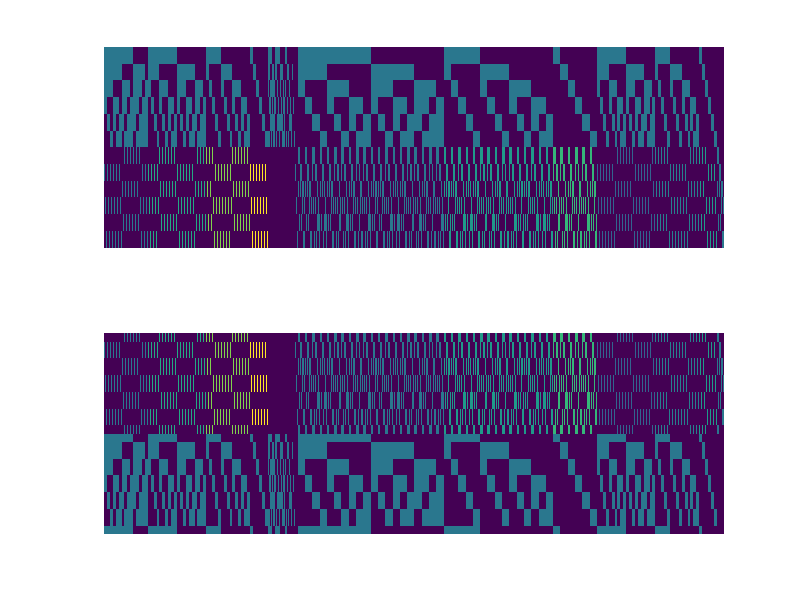

Reproduce this figure in MATLAB. (Note: this script raises an error after producing the figure.)
% matlab code for
% "Lower bounds on the rank and symmetric rank of real tensors"
% by Kexin Wang and Anna Seigal

% to illustrate the results in Section 5,
% to find a real counter-example to Comon's conjecture of order 6

% we use the tensorlab toolbox for their functions cpdgen and tens2mat

%% Figure 2: illustrating the sets W1 and W2

% set the value of n
n = 6;

% construct alpha_i in R^{2n} as the columns of matrix alpha
alpha = zeros(2*n,n); 
for i = 1:n
    alpha(2*i-1,i) = 1;
    alpha(2*i,i) = 1;
end

% initialising the 16 types of vector u with u^{\otimes 5} in W1 
W1 = {};
for i = 1:16
    W1{i} = zeros(4*n,0);
end

% constructing the vectors u with u^{\otimes 5} in W1
% vectors u depending on four i-indices
t1 = 1;
t5 = 1;
for i1 = 1:n
    for i2 = i1+1:n 
        for i3 =i2+1:n
            for i4 = i3+1:n
                b = zeros(4*n,1);
                b(1:2*n) = alpha(:,i1) + alpha(:,i2) + alpha(:,i3) + alpha(:,i4);
                W1{5}(:,t5) = b;
                t5 = t5+ 1;
                for k1 = 1:n
                    b = zeros(4*n,1);
                    b(1:2*n) = alpha(:,i1) + alpha(:,i2) + alpha(:,i3) + alpha(:,i4);
                    b(2*n+1:4*n) = alpha(:,k1);
                    W1{1}(:,t1) = b;
                    t1 = t1+ 1;
                end
            end
        end
    end
end
% vectors u depending on three i-indices
t2 = 1;
t6 = 1;
t10 = 1;
t13 = 1;
for i1 = 1:n
    for i2 = i1+1:n
        for i3 =i2+1:n
            b = zeros(4*n,1);
            b(1:2*n) = alpha(:,i1) + alpha(:,i2) + alpha(:,i3);
            W1{6}(:,t6) = b;
            t6 = t6 + 1;
            for k1 = 1:n
                b = zeros(4*n,1);
                b(1:2*n) = alpha(:,i1) + alpha(:,i2) + alpha(:,i3);
                b(2*n+1:4*n) = ((n-3)/(n-4))*alpha(:,k1);
                W1{2}(:,t2) = b;
                t2 = t2+ 1;
                b(2*n+1:4*n) = ((n-2)/(n-1))*alpha(:,k1);
                W1{13}(:,t13) = b;
                t13 = t13 + 1;
                for k2 = k1+1:n
                    b = zeros(4*n,1);
                    b(1:2*n) = alpha(:,i1) + alpha(:,i2) + alpha(:,i3);
                    b(2*n+1:4*n) = alpha(:,k1) + alpha(:,k2);
                    W1{10}(:,t10) = b;
                    t10 = t10 + 1;
                end
            end
        end
    end
end
% vectors u depending on two i-indices
t11 = 1;
t3 = 1;
t7 = 1;
t14 = 1;
for i1 = 1:n
    for i2 = i1+1:n
        b = zeros(4*n,1);
        b(1:2*n) = alpha(:,i1) + alpha(:,i2);
        W1{7}(:,t7) = b;
        t7 = t7 + 1;
        for k1 = 1:n
            b = zeros(4*n,1);
            b(1:2*n) = alpha(:,i1) + alpha(:,i2);
            b(2*n+1:4*n) = ((n-2)/(n-4))*alpha(:,k1);
            W1{3}(:,t3) = b;
            t3 = t3 + 1;
            b(2*n+1:4*n) = ((n-2)^2)/((n-3)*(n-1))*alpha(:,k1);
            W1{14}(:,t14) = b;
            t14 = t14 + 1;
            for k2 = k1+1:n
                b = zeros(4*n,1);
                b(1:2*n) = alpha(:,i1) + alpha(:,i2);
                b(2*n+1:4*n) = ((n-2)/(n-3))*(alpha(:,k1) + alpha(:,k2));
                W1{11}(:,t11) = b;
                t11 = t11 + 1;
            end
        end
    end
end
% vectors u depending on one i-index
t4 = 1;
t8 = 1;
t12 = 1;
t15 = 1;
for i1 = 1:n
    b = zeros(4*n,1);
    b(1:2*n) = alpha(:,i1);
    W1{8}(:,t8) = b;
    t8 = t8 + 1;
    for k1 = 1:n
        b = zeros(4*n,1);
        b(1:2*n) = alpha(:,i1);
        b(2*n+1:4*n) = ((n-1)/(n-4))*alpha(:,k1);
        W1{4}(:,t4) = b;
        t4 = t4 + 1;
        b(2*n+1:4*n) = ((n-2)/(n-3))*alpha(:,k1);
        W1{15}(:,t15) = b;
        t15 = t15 + 1;
        for k2 = k1+1:n
            b = zeros(4*n,1);
            b(1:2*n) = alpha(:,i1);
            b(2*n+1:4*n) = ((n-1)/(n-3))*(alpha(:,k1) + alpha(:,k2));
            W1{12}(:,t12) = b;
            t12 = t12 + 1;
        end
    end
end
% vectors u depending on no i-indices
t9 = 1;
t16 = 1;
for k1 = 1:n
    b = zeros(4*n,1);
    b(2*n+1:4*n) = alpha(:,k1);
    W1{9}(:,t9) = b;
    t9 = t9 + 1;
    for k2 = k1+1:n
        b = zeros(4*n,1);
        b(2*n+1:4*n) = alpha(:,k1) + alpha(:,k2);
        W1{16}(:,t16) = b;
        t16 = t16 + 1;
    end
end

% collecting the u vectors together into the matrix W1all 
W1all = zeros(4*n,0);
for i = 1:16
    W1all = [W1all, W1{i}];
end

% constructing the vectors u with u^{\otimes 5} in W2 from the matrix W1all 
W2all = zeros(size(W1all));
W2all(1:2*n-1,:) = W1all(2*n+2:end,:);
W2all(2*n,:) = W1all(2*n+1,:);
W2all(2*n+1:4*n-1,:) = W1all(2:2*n,:);
W2all(4*n,:) = W1all(1,:);

% plotting the matrices W1all and W2all
subplot(2,1,1)
imagesc(W1all)
axis off
subplot(2,1,2)
imagesc(W2all)
axis off

%% Proposition 5.3: the clones of certain monomials are in span W

%% Lemma A.1
% the clone of x^4 y is in span W1
% note: uses tensorlab for the function cpdgen
% note: uses the list W1, see above, for some n \geq 5

% building 16 tensors sum u^{\otimes 5}, for the 16 types of W1 vector
T = {};
for i = 1:16
    T{i} = cpdgen({W1{i},W1{i},W1{i},W1{i},W1{i}});
end

% summing them together to get the linear combination 
coeff{1} = 1;
coeff{2} = -((n-4)^2)/(n-3);
coeff{3} = ((n-3)*(n-4)^2)/(2*(n-2));
coeff{4} = -((n-2)*(n-3)*(n-4)^2)/(6*(n-1));
coeff{5} = -n;
coeff{6} = (n-4)^2*n/(n-3);
coeff{7} = -(n-3)*(n-4)^2*n/(2*(n-2));
coeff{8} = ((n-2)*(n-3)*((n-4)^2)*n)/(6*(n-1));
coeff{9} = -(nchoosek(n,4) - ((n-3)^4/(n-4)^3)*nchoosek(n,3) + ((n-3)*(n-2)^4/(2*(n-4)^3))*nchoosek(n,2) - (n-2)*(n-3)*((n-1)^4)*n/(6*(n-4)^3));
bigT = zeros(4*n,4*n,4*n,4*n,4*n);
for i = 1:9
    bigT = bigT + coeff{i}*T{i};
end

% showing that the tensor bigT is a clone, by constructing 2x2x2x2x2 tensors
% of the minimum and maximum on each 2nx2nx2nx2nx2n block, and showing that 
% the two tensors are the same
E = [1:2*n; 2*n+1:4*n]; % first row is indices in E second row is indices in mathcal(E)
minT = zeros(2,2,2,2,2);
maxT = zeros(2,2,2,2,2);
for i1 = 1:2
    for i2 = 1:2
        for i3 = 1:2
            for i4 = 1:2
                for i5 = 1:2
                    subT = bigT(E(i1),E(i2),E(i3),E(i4),E(i5));
                    subT = subT(:);
                    minT(i1,i2,i3,i4,i5) = min(subT);
                    maxT(i1,i2,i3,i4,i5) = max(subT);
                end
            end
        end
    end
end
norm(minT(:)-maxT(:)) % this norm is zero, so bigT is a clone 
% plotting the flattening of minT, to see that it is x^4 y
minM = tens2mat(minT,[1 2],[3 4 5]);
imagesc(minM)

%% Lemma A.2

% the clone of x^3 y^2 is in span W1
% note: uses tensorlab for the function cpdgen
% note: uses the list W1, see above, for some n \geq 4

% building 16 tensors sum u^{\otimes 5}, for the 16 types of W1 vector
S = {};
for i = 1:16
    S{i} = cpdgen({W1{i},W1{i},W1{i},W1{i},W1{i}});
end
coeff{1} = 0;
coeff{2} = 0;
coeff{3} = 0;
coeff{4} = 0;
coeff{5} = 0;
coeff{6} = -(nchoosek(n,2)-(n-1)^2*n/(n-2));
coeff{7} = -(-nchoosek(n,2)*(n-3)^3/(n-2)^2+(n-1)^2*(n-3)^3*n/(n-2)^3);
coeff{8} = -(nchoosek(n,2)*(n-2)*(n-3)^3/(2*(n-1)^2)-(n-3)^3*n/2);
coeff{9} = -(-((n-2)^4/(n-1)^3)*nchoosek(n,3)+((n-2)^7/((n-3)^2*(n-1)^3))*nchoosek(n,2)-(n-2)^5*n/(2*(n-3)^2));
coeff{10} = 1;
coeff{11} = -(n-3)^3/(n-2)^2;
coeff{12} = (n-2)*(n-3)^3/(2*(n-1)^2);
coeff{13} = -(n-1)^2/(n-2);
coeff{14} = (n-1)^2*(n-3)^3/(n-2)^3;
coeff{15} = -(n-3)^3/2;
coeff{16} = -(nchoosek(n,3)-nchoosek(n,2)*((n-2)^3/(n-3)^2)+(n-1)^3*(n-2)*n/(2*(n-3)^2));

% summing them together to get the linear combination 
bigS = zeros(4*n,4*n,4*n,4*n,4*n);
for i = 1:16
    bigS = bigS + coeff{i}*S{i};
end

% showing that the tensor bigS is a clone 
E = [1:2*n; 2*n+1:4*n];
minS = zeros(2,2,2,2,2);
maxS = zeros(2,2,2,2,2);
for i1 = 1:2
    for i2 = 1:2
        for i3 = 1:2
            for i4 = 1:2
                for i5 = 1:2
                    subS = bigS(E(i1),E(i2),E(i3),E(i4),E(i5));
                    subS = subS(:);
                    minS(i1,i2,i3,i4,i5) = min(subS);
                    maxS(i1,i2,i3,i4,i5) = max(subS);
                end
            end
        end
    end
end
norm(minS(:)-maxS(:)) % this is zero, so bigS is a clone 
minN = tens2mat(minS,[1 2],[3 4 5]);
imagesc(minN)


%% Figure 3: the set W^{(4)} is linearly independent

% construct the vectors from Shitov's equation (11.1)
n = 5;
beta=zeros(10,n);
for i = 1:5
    beta(2*i-1,i) = 1;
    beta(2*i,i) = 1;
end

% initialising the 5 types of vectors u with u^{\otimes 3} in W1 
W1 = {};
for i = 1:16
    W1{i} = zeros(4*n,0);
end

% vectors depending on three E-indices
t1 = 1;
t2 = 1;
for i = 1:n
    for j = i+1:n
        b = zeros(20,1);
        b(1:10) = beta(:,i) + beta(:,j);
        W1{2}(:,t2) = b;
        t2 = t2 + 1;
        for k = 1:5
            b = zeros(20,1);
            b(1:10) = beta(:,i) + beta(:,j);
            b(11:20) = beta(:,k);
            W1{1}(:,t1) = b;
            t1 = t1 + 1;
        end
    end
end
% vectors depending on three E-indices
t3 = 1;
t4 = 1;
for i = 1:n
    b = zeros(20,1);
    b(1:10) = beta(:,i);
    W1{4}(:,t4) = b;
    t4 = t4 + 1;
    for k = 1:n
        b = zeros(20,1);
        b(1:10) = 3*beta(:,i);
        b(11:20) = 4*beta(:,k);
        W1{3}(:,t3) = b;
        t3 = t3 + 1;
    end
end
% vectors depending on one E-index
t5 = 1;
for i = 1:n
    b = zeros(20,1);
    b(11:20) = beta(:,i);
    W1{5}(:,t5) = b;
    t5 = t5 + 1;
end

W1all = zeros(4*n,0);
for i = 1:5;
    W1all = [W1all, W1{i}];
end

% the vectors u^{\otimes 3}, for u \in span W1, are the columns of the 
% 8000 x 95 matrix M 
ncol = size(W1all,2);
M = zeros(power(20,3),ncol);
for i = 1:ncol
    v = cpdgen({W1all(:,i),W1all(:,i),W1all(:,i)});
    M(:,i) = v(:);
end

Moriginal = M;
Msupp = (Moriginal > 0);
Msum={};
Msum{1} = sum(Msupp,2);
i=1;

while 1
    % removing the entries that are one coefficient 
    k = find(Msum{i} == 1);
    length(k); % the number of entries that are one coefficient 
    if isempty(k) % everything is zero so we get linear independence 
        i; % number of loops
        break
    end
    Mnew = Moriginal;
    colinds = zeros(length(k),1);
    for j = 1:length(k)
       Mk = Msupp(k(j),:);
       colind = find(Mk > 0);
       colinds(j) = colind;
       Mnew(:,colind) = zeros(8000,1);
    end
    Moriginal = Mnew;
    length(unique(colinds)); % number of rank one tensors set to 0 in this step
    clear Msupp
    i = i+1;
    Msupp = (Mnew > 0);
    Msum{i} = sum(Msupp,2);
end


% plotting the supports of the matrices in the 3 steps as 20x400 matrices
% plotting log(1 + B) to see support clearly 
C1 = log(reshape(Msum{1},20,400) + ones(20,400));
C2 = log(reshape(Msum{2},20,400) + ones(20,400));
C3 = log(reshape(Msum{3},20,400) + ones(20,400));
C4 = log(reshape(Msum{4},20,400) + ones(20,400));
clims = [0 2];
subplot(3,1,1)
imagesc(C1,clims)
axis off
subplot(3,1,2)
imagesc(C2,clims)
axis off
subplot(3,1,3)
imagesc(C3,clims)
axis off




